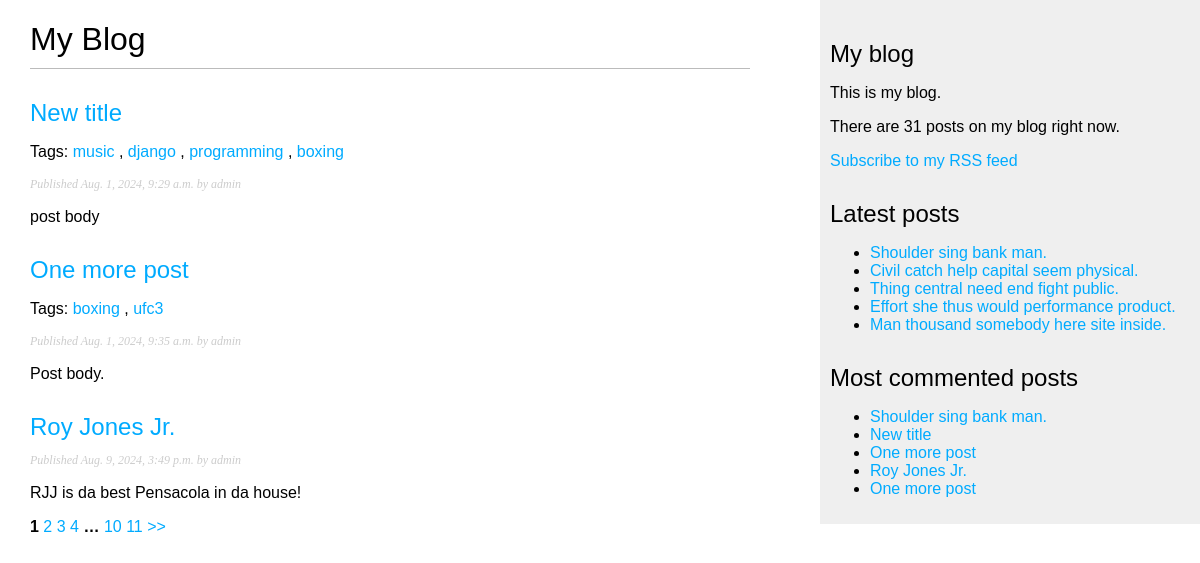
/blog/, run on an earlier commit of the app's database.
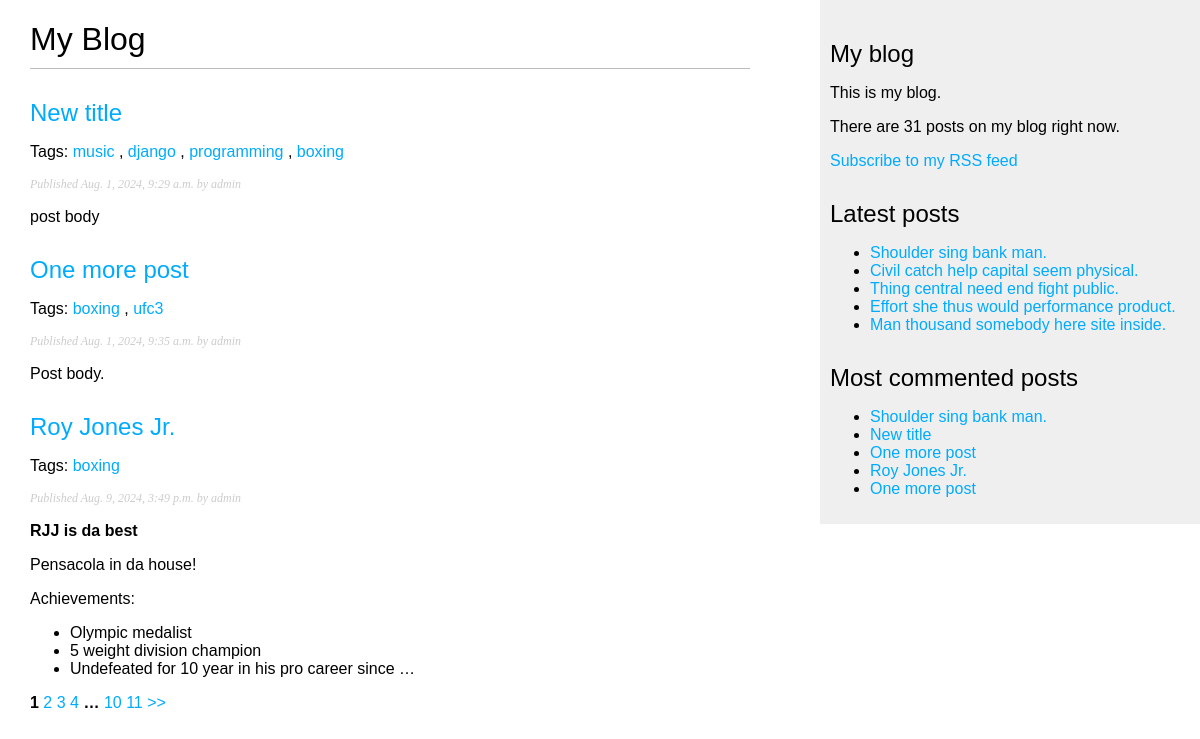
And on a later commit of the database.
### blog/models.py (models this page shows, shortened)
class Post(models.Model):
    class Status(models.TextChoices):
        DRAFT = "DR", "Draft",
        PUBLISHED = "PB", "Published"
    title = models.CharField(max_length=250)
    slug = models.SlugField(max_length=250)
    body = models.TextField()
    created = models.DateTimeField(auto_now_add=True)
    publish = models.DateTimeField(default=timezone.now)
    updated = models.DateTimeField(auto_now=True)
    status = models.CharField(max_length=2, choices=Status.choices, default=Status.DRAFT)
    author = models.ForeignKey(User, on_delete=models.CASCADE)
    tags = TaggableManager()
    objects = models.Manager() # Default manager
    published = PublishedManager() # Custom manager that returns published objects
    class Meta:
        ordering = ["publish"]
        indexes = [
            models.Index(fields=["-publish"]),
        ]
    def get_absolute_url(self):
        return reverse("blog:post_detail", args=[self.publish.year, self.publish.month, self.publish.day, self.slug])

### blog/views.py (the view)
# urls.py: path('', views.post_list, name='post_list'),
def post_list(request, tag_slug=None):
    post_list = Post.published.all()
    tag = None
    if tag_slug:
        tag = get_object_or_404(Tag, slug=tag_slug)
        post_list = post_list.filter(tags__slug = tag_slug)
    paginator = Paginator(post_list, 3)
    page_number = int(request.GET.get("page", 1))
    try:
        posts = paginator.page(page_number)
    except EmptyPage:
        posts = paginator.page(paginator.num_pages)
    except PageNotAnInteger:
        posts = paginator.page(1)
    posts.adjusted_elided_pages = posts.paginator.get_elided_page_range(number=page_number, on_each_side=3, on_ends=2)
    return render(request, 'blog/post/list.html', {"posts": posts, "current_page_number": page_number, "tag": tag})

### blog/models.py (called while the page is built)
    def get_queryset(self):
        return super().get_queryset().filter(status=Post.Status.PUBLISHED)

### blog/templatetags/blog_tags.py (called while the page is built)
@register.simple_tag
def total_posts():
    return Post.published.count()

@register.inclusion_tag("blog/post/latest_posts.html")
def show_latest_posts(count=5):
    latest_posts = Post.published.order_by("-publish")[:count]
    return {"latest_posts": latest_posts}

@register.simple_tag
def get_most_commented_posts(count=5):
    return Post.published.annotate(total_comments=Count("comments")).order_by("-total_comments")[:count]

@register.filter(name="markdown")
def markdown_format(text):
    return mark_safe(markdown.markdown(text))

### blog/templates/blog/post/list.html (shortened to what this page needs)
{% extends "blog/base.html" %}
{% load blog_tags %}
{% block content %}
    <h1>My Blog</h1>
    {% for post in posts %}
        <h2>
            <a href="{{ post.get_absolute_url }}">
                {{post.title}}
            </a>
        </h2>
        {% if post.tags.all %}
            <p class="tags">
                Tags:
                {% for post_tag in post.tags.all %}
                    <a href="{% url 'blog:post_list_by_tag' post_tag.slug %}">{{post_tag.name}}</a>
                    {% if not forloop.last %},{% endif %}
                {% endfor %}
            </p>
        {% endif %}
        <p class="date">
            Published {{post.publish}} by {{post.author}}
        </p>
        {{post.body|markdown|truncatewords_html:30}}
    {% endfor %}
    {% include "pagination.html" with page=posts %}
{% endblock %}

### blog/templates/blog/base.html (shortened to what this page needs)
{% load static %}
{% load blog_tags %}
<!DOCTYPE html>
<html lang="en">
<head>
    <link rel="stylesheet" href="{% static 'css/blog.css' %}">
</head>
<body>
    <div id="content">
        {% block content %}
        {% endblock %}
    </div>
    <div id="sidebar">
        <h2>My blog</h2>
        <p>
            This is my blog.
        </p>
        <p>
            There are {% total_posts %} posts on my blog right now.
        </p>
        <p>
            <a href="{% url 'blog:post_feed' %}">Subscribe to my RSS feed</a>
        </p>
        <h2>Latest posts</h2>
        {% show_latest_posts %}
        <h2>Most commented posts</h2>
        {% get_most_commented_posts as most_commented_posts %}
        <ul>
            {% for post in most_commented_posts %}
                <li>
                    <a href="{{post.get_absolute_url}}">{{post.title}}</a>
                </li>
            {% endfor %}
        </ul>
    </div>
</body>
</html>

### blog/templates/pagination.html (shortened to what this page needs)
<span class="step-links">
    {% for page_number in page.adjusted_elided_pages %}
        {% if page_number == page.paginator.ELLIPSIS or page_number == current_page_number %}
            <b>{{page_number}}</b>
        {% else %}
            <a href="?page={{page_number}}">{{page_number}}</a>
        {% endif %}
    {% endfor %}
    {% if page.has_next %}
        <a href="?page={{page.next_page_number}}">>></a>
    {% endif %}
</span>

### blog/templates/blog/post/latest_posts.html
<ul>
    {% for post in latest_posts %}
        <li>
            <a href="{{post.get_absolute_url}}">{{post.title}}</a>
        </li>
    {% endfor %}
</ul>

### blog/static/css/blog.css (style rules this page uses)
body { margin:0; padding:0; font-family:helvetica, sans-serif; }
a { color:#00abff; text-decoration:none; }
h1 { font-weight:normal; border-bottom:1px solid #bbb; padding:0 0 10px 0; }
h2 { font-weight:normal; margin:30px 0 0; }
#content { float:left; width:60%; padding:0 0 0 30px; }
#sidebar { float:right; width:30%; padding:10px; background:#efefef; height:100%; }
p.date { color:#ccc; font-family: georgia, serif; font-size: 12px; font-style: italic; }

What changed in the data, as far as the page shows it:
changed Post "Roy Jones Jr.": gains Tag (name "boxing"); body "RJJ is da best Pensacola in da house!" → "RJJ is da best Pensacola in da house! Achievements: Olympic medalist 5 weight division champion Undefeated for 10 year in his pro career since …"; now shows "Tags:"
